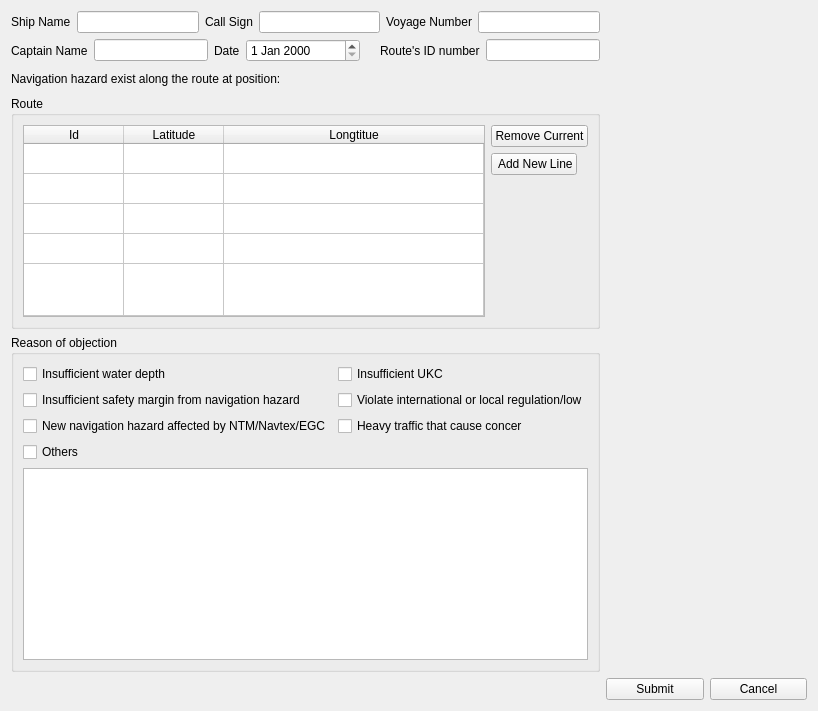
<?xml version="1.0" encoding="UTF-8"?>
<ui version="4.0">
 <class>Form</class>
 <widget class="QWidget" name="Form">
  <property name="windowModality">
   <enum>Qt::ApplicationModal</enum>
  </property>
  <property name="geometry">
   <rect>
    <x>0</x>
    <y>0</y>
    <width>818</width>
    <height>711</height>
   </rect>
  </property>
  <property name="sizePolicy">
   <sizepolicy hsizetype="Expanding" vsizetype="Preferred">
    <horstretch>0</horstretch>
    <verstretch>0</verstretch>
   </sizepolicy>
  </property>
  <property name="windowTitle">
   <string>Objection Report</string>
  </property>
  <property name="locale">
   <locale language="English" country="UnitedStates"/>
  </property>
  <layout class="QGridLayout" name="gridLayout_2">
   <item row="2" column="0">
    <widget class="QLabel" name="label_7">
     <property name="text">
      <string>Navigation hazard exist along the route at position:</string>
     </property>
    </widget>
   </item>
   <item row="1" column="0">
    <layout class="QHBoxLayout" name="horizontalLayout_2">
     <item>
      <widget class="QLabel" name="label_5">
       <property name="enabled">
        <bool>true</bool>
       </property>
       <property name="sizePolicy">
        <sizepolicy hsizetype="Fixed" vsizetype="Preferred">
         <horstretch>0</horstretch>
         <verstretch>0</verstretch>
        </sizepolicy>
       </property>
       <property name="text">
        <string>Captain Name</string>
       </property>
      </widget>
     </item>
     <item>
      <widget class="QLineEdit" name="captain_name_edit">
       <property name="sizePolicy">
        <sizepolicy hsizetype="Preferred" vsizetype="Fixed">
         <horstretch>0</horstretch>
         <verstretch>0</verstretch>
        </sizepolicy>
       </property>
      </widget>
     </item>
     <item>
      <widget class="QLabel" name="label_6">
       <property name="sizePolicy">
        <sizepolicy hsizetype="Fixed" vsizetype="Preferred">
         <horstretch>0</horstretch>
         <verstretch>0</verstretch>
        </sizepolicy>
       </property>
       <property name="text">
        <string>Date</string>
       </property>
      </widget>
     </item>
     <item>
      <widget class="QDateEdit" name="dateEdit">
       <property name="sizePolicy">
        <sizepolicy hsizetype="Preferred" vsizetype="Fixed">
         <horstretch>0</horstretch>
         <verstretch>0</verstretch>
        </sizepolicy>
       </property>
      </widget>
     </item>
     <item alignment="Qt::AlignRight">
      <widget class="QLabel" name="label_4">
       <property name="sizePolicy">
        <sizepolicy hsizetype="Fixed" vsizetype="Preferred">
         <horstretch>0</horstretch>
         <verstretch>0</verstretch>
        </sizepolicy>
       </property>
       <property name="text">
        <string>Route's ID number</string>
       </property>
      </widget>
     </item>
     <item>
      <widget class="QLineEdit" name="route_id_number">
       <property name="sizePolicy">
        <sizepolicy hsizetype="Preferred" vsizetype="Fixed">
         <horstretch>0</horstretch>
         <verstretch>0</verstretch>
        </sizepolicy>
       </property>
      </widget>
     </item>
    </layout>
   </item>
   <item row="0" column="0">
    <layout class="QHBoxLayout" name="horizontalLayout">
     <item>
      <widget class="QLabel" name="label">
       <property name="sizePolicy">
        <sizepolicy hsizetype="Fixed" vsizetype="Preferred">
         <horstretch>0</horstretch>
         <verstretch>0</verstretch>
        </sizepolicy>
       </property>
       <property name="text">
        <string>Ship Name</string>
       </property>
      </widget>
     </item>
     <item>
      <widget class="QLineEdit" name="ship_name_edit">
       <property name="sizePolicy">
        <sizepolicy hsizetype="Preferred" vsizetype="Fixed">
         <horstretch>0</horstretch>
         <verstretch>0</verstretch>
        </sizepolicy>
       </property>
      </widget>
     </item>
     <item>
      <widget class="QLabel" name="label_2">
       <property name="sizePolicy">
        <sizepolicy hsizetype="Fixed" vsizetype="Preferred">
         <horstretch>0</horstretch>
         <verstretch>0</verstretch>
        </sizepolicy>
       </property>
       <property name="text">
        <string>Call Sign</string>
       </property>
      </widget>
     </item>
     <item>
      <widget class="QLineEdit" name="call_sign_edit">
       <property name="sizePolicy">
        <sizepolicy hsizetype="Preferred" vsizetype="Fixed">
         <horstretch>0</horstretch>
         <verstretch>0</verstretch>
        </sizepolicy>
       </property>
      </widget>
     </item>
     <item>
      <widget class="QLabel" name="label_3">
       <property name="sizePolicy">
        <sizepolicy hsizetype="Fixed" vsizetype="Preferred">
         <horstretch>0</horstretch>
         <verstretch>0</verstretch>
        </sizepolicy>
       </property>
       <property name="text">
        <string>Voyage Number</string>
       </property>
      </widget>
     </item>
     <item>
      <widget class="QLineEdit" name="voyage_number_edit">
       <property name="sizePolicy">
        <sizepolicy hsizetype="Preferred" vsizetype="Fixed">
         <horstretch>0</horstretch>
         <verstretch>0</verstretch>
        </sizepolicy>
       </property>
      </widget>
     </item>
    </layout>
   </item>
   <item row="6" column="1">
    <layout class="QHBoxLayout" name="horizontalLayout_5">
     <item>
      <widget class="QPushButton" name="submit_btn">
       <property name="text">
        <string>Submit</string>
       </property>
      </widget>
     </item>
     <item>
      <widget class="QPushButton" name="cancel_btn">
       <property name="text">
        <string>Cancel</string>
       </property>
      </widget>
     </item>
    </layout>
   </item>
   <item row="5" column="0">
    <widget class="QGroupBox" name="groupBox">
     <property name="title">
      <string>Reason of objection</string>
     </property>
     <layout class="QGridLayout" name="gridLayout">
      <item row="2" column="1">
       <widget class="QCheckBox" name="checkBox_heavy_traffic">
        <property name="sizePolicy">
         <sizepolicy hsizetype="Preferred" vsizetype="Fixed">
          <horstretch>0</horstretch>
          <verstretch>0</verstretch>
         </sizepolicy>
        </property>
        <property name="text">
         <string>Heavy traffic that cause concer</string>
        </property>
       </widget>
      </item>
      <item row="2" column="0">
       <widget class="QCheckBox" name="checkBox_ntm_navtex_egc">
        <property name="sizePolicy">
         <sizepolicy hsizetype="Preferred" vsizetype="Fixed">
          <horstretch>0</horstretch>
          <verstretch>0</verstretch>
         </sizepolicy>
        </property>
        <property name="text">
         <string>New navigation hazard affected by NTM/Navtex/EGC</string>
        </property>
       </widget>
      </item>
      <item row="1" column="0">
       <widget class="QCheckBox" name="checkBox_safety_margin">
        <property name="sizePolicy">
         <sizepolicy hsizetype="Preferred" vsizetype="Fixed">
          <horstretch>0</horstretch>
          <verstretch>0</verstretch>
         </sizepolicy>
        </property>
        <property name="text">
         <string>Insufficient safety margin from navigation hazard</string>
        </property>
       </widget>
      </item>
      <item row="3" column="0">
       <widget class="QCheckBox" name="checkBox_others">
        <property name="sizePolicy">
         <sizepolicy hsizetype="Preferred" vsizetype="Fixed">
          <horstretch>0</horstretch>
          <verstretch>0</verstretch>
         </sizepolicy>
        </property>
        <property name="text">
         <string>Others</string>
        </property>
       </widget>
      </item>
      <item row="0" column="0">
       <widget class="QCheckBox" name="checkBox_water_depth">
        <property name="sizePolicy">
         <sizepolicy hsizetype="Preferred" vsizetype="Preferred">
          <horstretch>0</horstretch>
          <verstretch>0</verstretch>
         </sizepolicy>
        </property>
        <property name="text">
         <string>Insufficient water depth</string>
        </property>
       </widget>
      </item>
      <item row="4" column="0" colspan="2">
       <widget class="QTextEdit" name="textEdit_remark">
        <property name="sizePolicy">
         <sizepolicy hsizetype="Preferred" vsizetype="Preferred">
          <horstretch>0</horstretch>
          <verstretch>0</verstretch>
         </sizepolicy>
        </property>
       </widget>
      </item>
      <item row="1" column="1">
       <widget class="QCheckBox" name="checkBox_violate_local">
        <property name="sizePolicy">
         <sizepolicy hsizetype="Preferred" vsizetype="Fixed">
          <horstretch>0</horstretch>
          <verstretch>0</verstretch>
         </sizepolicy>
        </property>
        <property name="text">
         <string>Violate international or local regulation/low</string>
        </property>
       </widget>
      </item>
      <item row="0" column="1">
       <widget class="QCheckBox" name="checkBox_ukc">
        <property name="sizePolicy">
         <sizepolicy hsizetype="Preferred" vsizetype="Fixed">
          <horstretch>0</horstretch>
          <verstretch>0</verstretch>
         </sizepolicy>
        </property>
        <property name="text">
         <string>Insufficient UKC</string>
        </property>
       </widget>
      </item>
     </layout>
    </widget>
   </item>
   <item row="3" column="0" rowspan="2">
    <widget class="QGroupBox" name="groupBox_2">
     <property name="title">
      <string>Route</string>
     </property>
     <layout class="QGridLayout" name="gridLayout_3">
      <item row="0" column="1">
       <widget class="QPushButton" name="pushButton_2">
        <property name="sizePolicy">
         <sizepolicy hsizetype="Preferred" vsizetype="Fixed">
          <horstretch>0</horstretch>
          <verstretch>0</verstretch>
         </sizepolicy>
        </property>
        <property name="text">
         <string>Remove Current</string>
        </property>
       </widget>
      </item>
      <item row="0" column="0" rowspan="3">
       <widget class="QTableWidget" name="route_table_widget">
        <property name="sizePolicy">
         <sizepolicy hsizetype="Preferred" vsizetype="Preferred">
          <horstretch>0</horstretch>
          <verstretch>0</verstretch>
         </sizepolicy>
        </property>
        <attribute name="horizontalHeaderCascadingSectionResizes">
         <bool>true</bool>
        </attribute>
        <attribute name="horizontalHeaderStretchLastSection">
         <bool>true</bool>
        </attribute>
        <attribute name="verticalHeaderVisible">
         <bool>false</bool>
        </attribute>
        <attribute name="verticalHeaderCascadingSectionResizes">
         <bool>true</bool>
        </attribute>
        <attribute name="verticalHeaderStretchLastSection">
         <bool>true</bool>
        </attribute>
        <row>
         <property name="text">
          <string>1</string>
         </property>
        </row>
        <row>
         <property name="text">
          <string>2</string>
         </property>
        </row>
        <row>
         <property name="text">
          <string>3</string>
         </property>
        </row>
        <row>
         <property name="text">
          <string>4</string>
         </property>
        </row>
        <row>
         <property name="text">
          <string>5</string>
         </property>
        </row>
        <column>
         <property name="text">
          <string>Id</string>
         </property>
        </column>
        <column>
         <property name="text">
          <string>Latitude</string>
         </property>
        </column>
        <column>
         <property name="text">
          <string>Longtitue</string>
         </property>
        </column>
       </widget>
      </item>
      <item row="1" column="1">
       <widget class="QPushButton" name="pushButton">
        <property name="sizePolicy">
         <sizepolicy hsizetype="Fixed" vsizetype="Fixed">
          <horstretch>0</horstretch>
          <verstretch>0</verstretch>
         </sizepolicy>
        </property>
        <property name="text">
         <string> Add New Line</string>
        </property>
       </widget>
      </item>
     </layout>
    </widget>
   </item>
  </layout>
 </widget>
 <resources/>
 <connections/>
</ui>
